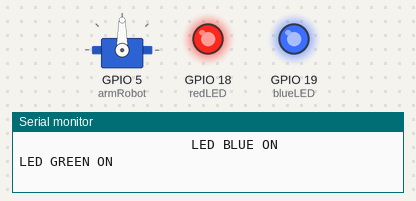
A sketch run on a simulated ESP32. Parts: servo, output pins drawn as LEDs (lit = HIGH), the last lines printed to the serial monitor.

Above: at 0.05 s.
At 0.55 s:
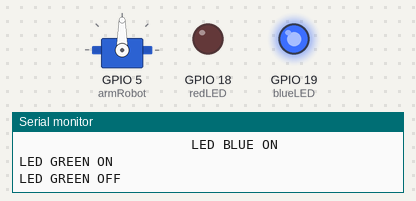
At 1.05 s:
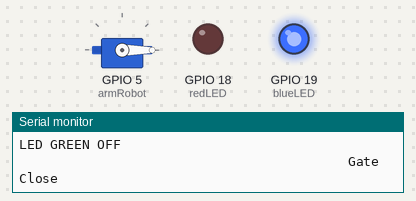
At 2.05 s:
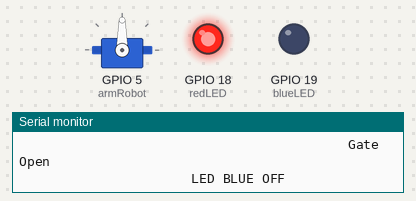
At 2.95 s:
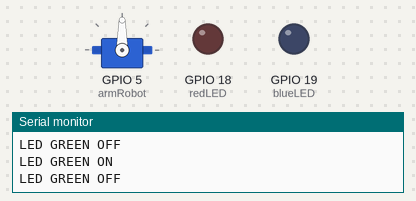
At 3.95 s:
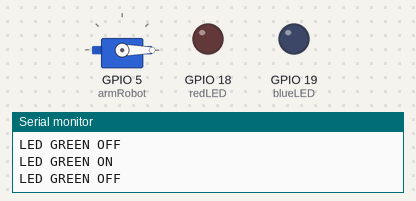
Timing chart, 0 to 5.2 s (numbered marks = the images above):
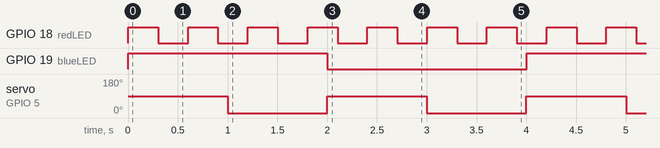

The sketch:

esp32_FreeRTOS_led_n_servo.ino
```cpp
#include <ESP32Servo.h>
Servo armRobot;

const int blueLED = 19;
const int redLED = 18;

TaskHandle_t Task1;
TaskHandle_t Task2;

void loop2(void* parameters) {
  for (;;) {
    digitalWrite(blueLED, HIGH);
    Serial.println("                      LED BLUE ON");
    vTaskDelay(2000 / portTICK_PERIOD_MS);
    digitalWrite(blueLED, LOW);
    Serial.println("                      LED BLUE OFF");
    vTaskDelay(2000 / portTICK_PERIOD_MS);
  }
}
void loop3(void* parameters) {
  for (;;) {
    digitalWrite(redLED, HIGH);
    Serial.println("LED GREEN ON");
    vTaskDelay(300 / portTICK_PERIOD_MS);
    digitalWrite(redLED, LOW);
    Serial.println("LED GREEN OFF");
    vTaskDelay(300 / portTICK_PERIOD_MS);
  }
}

void setup() {
  Serial.begin(115200);
  armRobot.attach(5, 500, 2500);
  pinMode(blueLED, OUTPUT);
  pinMode(redLED, OUTPUT);

  xTaskCreatePinnedToCore(loop2, "Blinking 1", 1000, NULL, 1, &Task1, 0);
  xTaskCreatePinnedToCore(loop3, "Blinking 2", 1000, NULL, 1, &Task2, 1);
}

void loop() {
    armRobot.write(90);
    Serial.println("                                          Gate Open");
    delay(1000);
    armRobot.write(0);
    Serial.println("                                          Gate Close");
    delay(1000);
}
```

Measured:
- by itself, GPIO 18 (redLED): alternates HIGH for 0.30 s and LOW for 0.30 s
- by itself, GPIO 19 (blueLED): alternates HIGH for 2.0 s and LOW for 2.0 s
- by itself, servo on GPIO 5 (armRobot): alternates 90° for 1.0 s and 0° for 1.0 s
